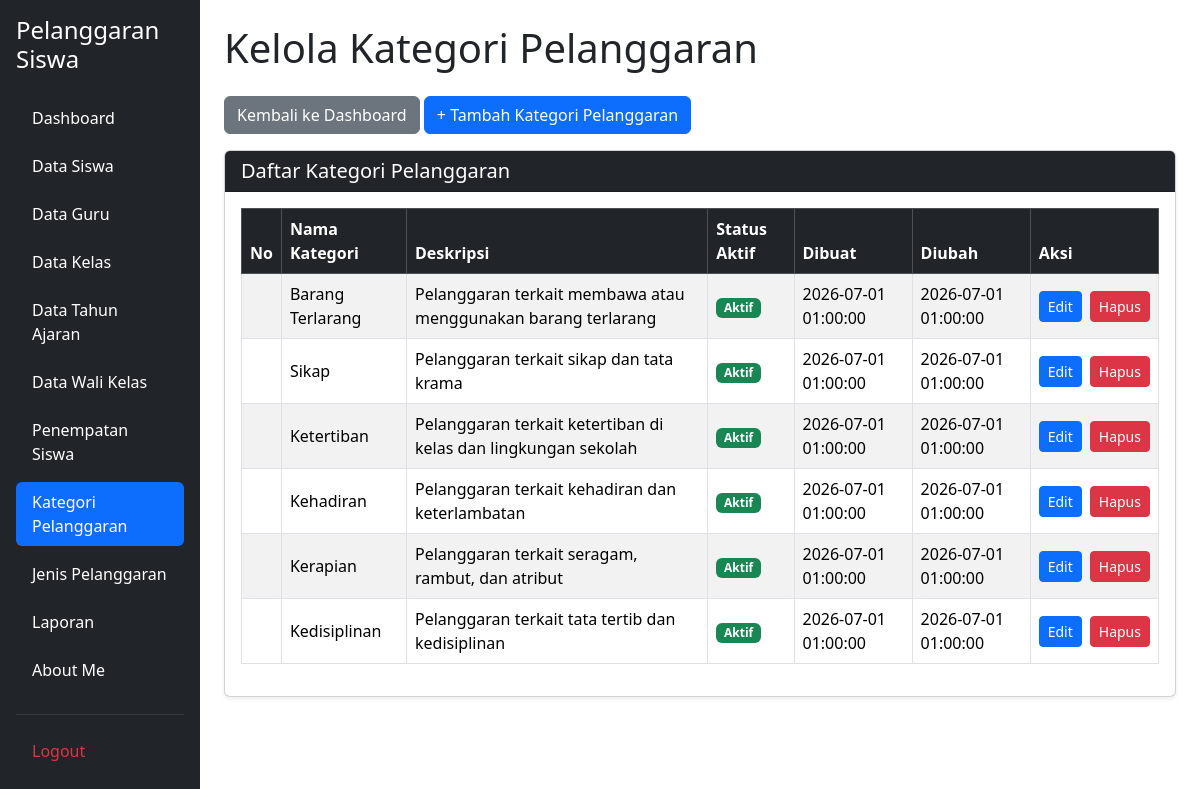
Page /kelola_pelanggaran_kategori.php (signed in) on the committed database.
### tables this page shows
CREATE TABLE `t_pelanggaran_kategori` (
  `id` int(11) NOT NULL,
  `nama` varchar(100) DEFAULT NULL,
  `deskripsi` text NOT NULL,
  `status_aktif` tinyint(1) NOT NULL,
  `created_at` timestamp NOT NULL DEFAULT current_timestamp(),
  `updated_at` timestamp NOT NULL DEFAULT current_timestamp()
);

### kelola_pelanggaran_kategori.php (the view, shortened to what this page needs)
<?php
include 'config/koneksi.php';
$sql = "SELECT * FROM t_pelanggaran_kategori ORDER BY id DESC";
$hasil = mysqli_query($koneksi, $sql);
?>
<!DOCTYPE html>
<html lang="id">
<head>
    <link href="https://cdn.jsdelivr.net/npm/bootstrap@5.3.8/dist/css/bootstrap.min.css"
          rel="stylesheet">
    <link href="https://cdn.datatables.net/2.3.4/css/dataTables.bootstrap5.min.css"
          rel="stylesheet">
</head>
<body>
<div class="container-fluid">
    <div class="row">
        <?php include 'layout/sidebar.php'; ?>
        <main class="col-md-9 col-lg-10 p-4">
            <h1 class="mb-4">Kelola Kategori Pelanggaran</h1>
            <div class="mb-3">
                <a href="dashboard.php" class="btn btn-secondary">
                    Kembali ke Dashboard
                </a>
                <a href="tambah_pelanggaran_kategori.php" class="btn btn-primary">
                    + Tambah Kategori Pelanggaran
                </a>
            </div>
            <div class="card shadow-sm">
                <div class="card-header bg-dark text-white">
                    <h5 class="mb-0">Daftar Kategori Pelanggaran</h5>
                </div>
                <div class="card-body">
                    <div class="table-responsive">
                        <table id="tabelKategori"
                               class="table table-striped table-bordered table-hover align-middle w-100">
                            <thead class="table-dark">
                                <tr>
                                    <th>No</th>
                                    <th>Nama Kategori</th>
                                    <th>Deskripsi</th>
                                    <th>Status Aktif</th>
                                    <th>Dibuat</th>
                                    <th>Diubah</th>
                                    <th>Aksi</th>
                                </tr>
                            </thead>
                            <tbody>
                                <?php
                                if ($hasil && mysqli_num_rows($hasil) > 0) {
                                    while ($row = mysqli_fetch_assoc($hasil)) {
                                ?>
                                    <tr>
                                        <td></td>
                                        <td>
                                            <?= htmlspecialchars($row['nama'] ?? ''); ?>
                                        </td>
                                        <td>
                                            <?= htmlspecialchars($row['deskripsi'] ?? ''); ?>
                                        </td>
                                        <td>
                                            <?php if ($row['status_aktif'] == 1) { ?>
                                                <span class="badge bg-success">Aktif</span>
                                            <?php } else { ?>
                                                <span class="badge bg-secondary">Tidak Aktif</span>
                                            <?php } ?>
                                        </td>
                                        <td>
                                            <?= htmlspecialchars($row['created_at'] ?? '-'); ?>
                                        </td>
                                        <td>
                                            <?= htmlspecialchars($row['updated_at'] ?? '-'); ?>
                                        </td>
                                        <td>
                                            <div class="d-flex gap-2">
                                                <a href="edit_pelanggaran_kategori.php?id=<?= (int) $row['id']; ?>"
                                                   class="btn btn-primary btn-sm">
                                                    Edit
                                                </a>
                                                <a href="hapus_pelanggaran_kategori.php?id=<?= (int) $row['id']; ?>"
                                                   class="btn btn-danger btn-sm"
                                                   onclick="return confirm('Yakin ingin menghapus kategori pelanggaran ini?');">
                                                    Hapus
                                                </a>
                                            </div>
                                        </td>
                                    </tr>
                                <?php
                                    }
                                }
                                ?>
                            </tbody>
                        </table>
                    </div>
                </div>
            </div>
        </main>
    </div>
</div>
</body>
</html>

### rows in the picture
t_pelanggaran_kategori: nama "Barang Terlarang", deskripsi "Pelanggaran terkait membawa atau menggunakan barang terlarang", status_aktif "Aktif", created_at "2026-07-01 01:00:00", updated_at "2026-07-01 01:00:00"
t_pelanggaran_kategori: nama "Sikap", deskripsi "Pelanggaran terkait sikap dan tata krama", status_aktif "Aktif", created_at "2026-07-01 01:00:00", updated_at "2026-07-01 01:00:00"
t_pelanggaran_kategori: nama "Ketertiban", deskripsi "Pelanggaran terkait ketertiban di kelas dan lingkungan sekolah", status_aktif "Aktif", created_at "2026-07-01 01:00:00", updated_at "2026-07-01 01:00:00"
t_pelanggaran_kategori: nama "Kehadiran", deskripsi "Pelanggaran terkait kehadiran dan keterlambatan", status_aktif "Aktif", created_at "2026-07-01 01:00:00", updated_at "2026-07-01 01:00:00"
t_pelanggaran_kategori: nama "Kerapian", deskripsi "Pelanggaran terkait seragam, rambut, dan atribut", status_aktif "Aktif", created_at "2026-07-01 01:00:00", updated_at "2026-07-01 01:00:00"
t_pelanggaran_kategori: nama "Kedisiplinan", deskripsi "Pelanggaran terkait tata tertib dan kedisiplinan", status_aktif "Aktif", created_at "2026-07-01 01:00:00", updated_at "2026-07-01 01:00:00"
